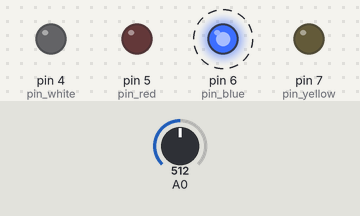
Recording of a sketch running on a simulated Arduino Uno, built with avr-gcc and run on an emulated ATmega328P. On the bench: output pins drawn as LEDs (lit = HIGH). Dashed ring = blinking. The inputs (shaded band) are chosen by the test bench; at power-on: A0 = 512. What the sketch prints to the serial monitor is not drawn.

Above: at 0.2 s.
Timing chart, 0 to 3.0 s (numbered marks = the images above):
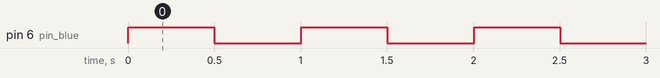

Measured:
- by itself, pin 6 (pin_blue): alternates HIGH for 0.50 s and LOW for 0.50 s

The sketch:

sketch_jun11a.ino
```cpp
#include "Blink.h"
#include "Photoresistor.h"

Blink bl;
Photoresistor ph;

void setup() {
//  pinMode(4, OUTPUT);
//
//pinMode(A0, INPUT);
//Serial.begin(9600);
//
  bl.init();
  ph.init();

}

void loop() {
//  digitalWrite(4, HIGH);
//  delay(1000);
//  digitalWrite(4, LOW);
//  delay(1000);

//  bl.my_blink(bl.get_pin_white());
  bl.my_blink(bl.get_pin_blue());

//  bl.led_turn_on(bl.get_pin_white());/
//  delay(3000);
//  bl.led_turn_off(bl.get_pin_white());
//  delay(3000);
//  bl.semafor(bl.get_pin_white(), bl.get_pin_blue());
//  bl.led_turn_off(bl.get_pin_white());
//
//  int value = analogRead(A0);
//  Serial.println(value);
//
//  //max dark 0 ... 1024 max white
//
//  delay(2);

  ph.my_print();
}
```

Blink.cpp
```cpp
#include "Blink.h"

Blink::Blink()
{
  init();
}

void Blink::init()
{
  pinMode(pin_white, OUTPUT);
  pinMode(pin_red, OUTPUT);
  pinMode(pin_blue, OUTPUT);
  pinMode(pin_yellow, OUTPUT);
}

void Blink::my_blink(int _pin)
{
  digitalWrite(_pin, HIGH);
  delay(m_delay);
  digitalWrite(_pin, LOW);
  delay(m_delay);
}

void Blink::set_delay(unsigned int user_delay)
{
  if (user_delay <= 0){
    return;
  }

  m_delay = user_delay;
}

int Blink::get_delay()
{
  return m_delay;
}


int Blink::get_pin_white()
{
  return pin_white;
}

int Blink::get_pin_blue()
{
  return pin_blue;
}


void Blink::led_turn_on(int _pin)
{
  digitalWrite(_pin, HIGH);
}

void Blink::led_turn_off(int _pin)
{
  digitalWrite(_pin, LOW);
}

void Blink::semafor(int _pin_l, int _pin_r)
{
  digitalWrite(_pin_l, HIGH);
  digitalWrite(_pin_r, LOW);
  delay(m_delay);
  digitalWrite(_pin_l, LOW);
  digitalWrite(_pin_r, HIGH);
  delay(m_delay);
}
```

Blink.h
```cpp
#ifndef BLINK_H
#define BLINK_H

#include "Arduino.h"

class Blink
{
public:
  Blink();

  void init();

  void my_blink(int _pin);

  void set_delay(unsigned int user_delay);
  int get_delay();

  int get_pin_white();
  int get_pin_red();
  int get_pin_blue();
  int get_pin_yellow();

  void led_turn_on(int _pin);
  void led_turn_off(int _pin);

  void semafor(int _pin_l, int _pin_r);

private:
  unsigned int m_delay{500};

  const int pin_white{4};
  const int pin_red{5};
  const int pin_blue{6};
  const int pin_yellow{7};
};

#endif
```

Photoresistor.cpp
```cpp
#include "Photoresistor.h"

Photoresistor::Photoresistor()
{
  init();
}

void Photoresistor::init()
{
  pinMode(A0, INPUT);

  Serial.begin(9600);
}

int Photoresistor::get_data_from_photoresistor()
{
  return analogRead(A0);
}

void Photoresistor::my_print()
{
  Serial.println(get_data_from_photoresistor());
  delay(2);
}
```

Photoresistor.h
```cpp
#ifndef PHOTORESISTOR_H
#define PHOTORESISTOR_H

#include "Arduino.h"

class Photoresistor
{
public:
  Photoresistor();

  void init();

  int get_data_from_photoresistor();

  void my_print();

private:
  int value{0};

};

#endif
```
